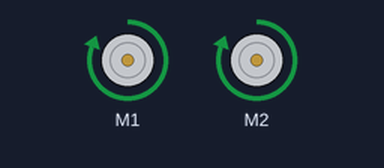
This program was run on a simulated Raspberry Pi (BCM pin numbers). Shown: 2 × DC motor (green arrow = forward, orange = backward, longer = faster). Motors are numbered in the order the program creates them (left before right in a Robot). At 16.0 s the program stops and its outputs stay as they are.

Above: at 0.1 s.
At 4.1 s:
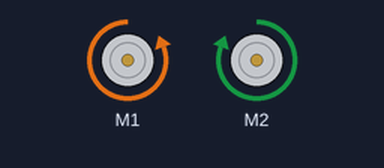
At 8.1 s:
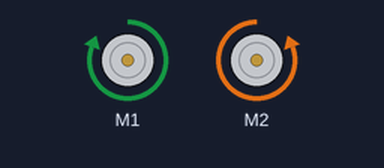
At 16.1 s:
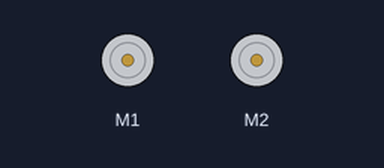
Timing chart, 0 to 17.5 s (numbered marks = the images above):
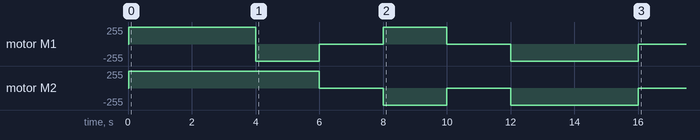

Measured:
- by itself, motor M2: stopped → forward 255/255 at 0.02 s, → stopped 6.0 s later, → backward 255/255 2.0 s later, → stopped 2.0 s later, … (6 changes in this stretch)
- by itself, motor M1: stopped → forward 255/255 at 0.02 s, → backward 255/255 4.0 s later, → stopped 2.0 s later, → forward 255/255 2.0 s later, … (7 changes in this stretch)

The program:

robot_control.py
```python
from gpiozero import Robot
import time

# Define the robot with motor pins
robot = Robot(left=(17, 18), right=(22, 23))

# Function to drive the robot forward
def drive_forward():
    robot.forward()

# Function to drive the robot backward
def drive_backward():
    robot.backward()

# Function to turn the robot left
def turn_left():
    robot.left()

# Function to turn the robot right
def turn_right():
    robot.right()

# Function to stop the robot
def stop_robot():
    robot.stop()

# Example usage
try:
    drive_forward()
    time.sleep(4)

    turn_left()
    time.sleep(2)

    stop_robot()
    time.sleep(2)

    turn_right()
    time.sleep(2)

    stop_robot()
    time.sleep(2)

    drive_backward()
    time.sleep(4)

    stop_robot()

except KeyboardInterrupt:
    stop_robot()
```
